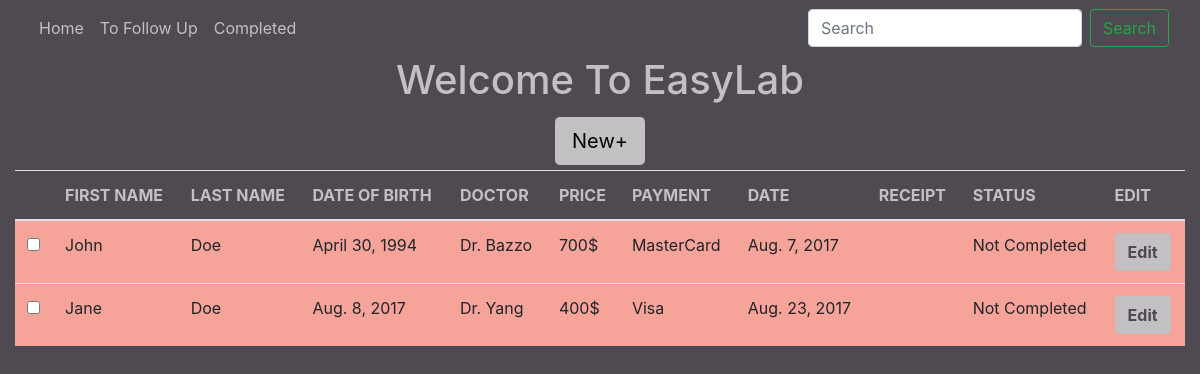
/followup/, run on an earlier commit of the app's database.
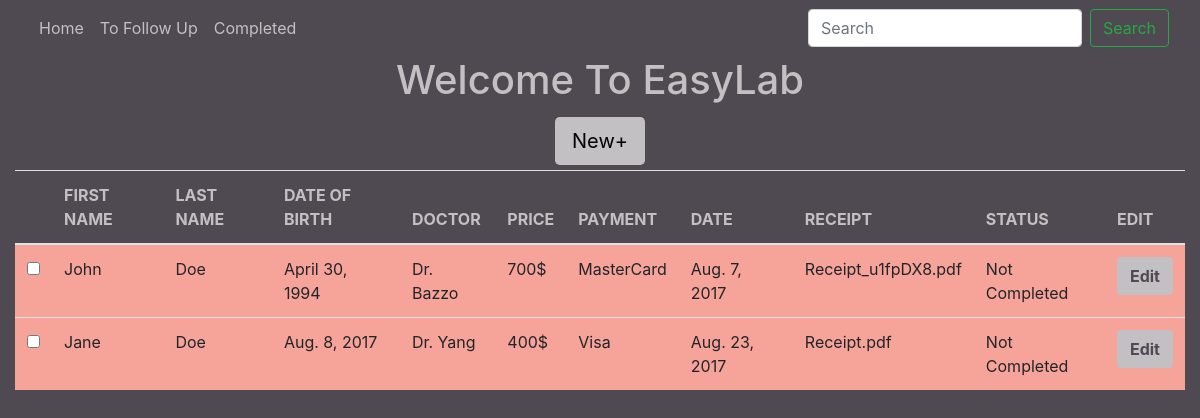
And on a later commit of the database.
### receipts/models.py (models this page shows, shortened)
class Visit (models.Model):
    patient = models.ForeignKey(Patient)
    date = models.DateField()
    price = models.CharField(max_length=10)
    payment_type = models.CharField(max_length=10, blank = True, null = True)
    doctor_name = models.CharField(max_length=30, blank = True, null = True)
    receipt = models.FileField(blank = True, null = True)
    status = models.CharField(max_length=25, default="Not Completed")

class Patient(models.Model):
    first_name = models.CharField(max_length=200)
    last_name = models.CharField(max_length=200)
    dob = models.DateField()
    ramq = models.CharField(max_length = 12)
    email = models.EmailField(max_length=254)
    phone = models.CharField(max_length = 30)

### receipts/views.py (the view)
# urls.py: url(r'^followup/$', follow_up),
def follow_up(request):
    context = {}
    context["TITLE"]="EasyLab"
    context["visitlist"] = Visit.objects.filter(status="Not Completed")
    template = loader.get_template('receipts/followup.html')
    return HttpResponse(template.render(context, request))

### receipts/templates/receipts/followup.html (shortened to what this page needs)
<!DOCTYPE html>
<html>
<head>
  <link rel="stylesheet" href="https://maxcdn.bootstrapcdn.com/bootstrap/4.0.0-beta/css/bootstrap.min.css">
  <link rel="stylesheet" href="https://cdnjs.cloudflare.com/ajax/libs/bootstrap-datepicker/1.7.1/css/bootstrap-datepicker.css" />
</head>
<body>
  <div class="container-fluid">
    <nav class="navbar navbar-expand-lg navbar-light" style="background-color: #4f4951;">
      <div class="collapse navbar-collapse">
        <ul class="navbar-nav mr-auto">
          <li class="nav-item active">
            <a class="nav-link" href="/visits"   style="color: #c2c0c3;">Home <span class="sr-only">(current)</span></a>
          </li>
          <li class="nav-item">
            <a class="nav-link" href="/followup"   style="color: #c2c0c3;">To Follow Up</a>
          </li>
          <li class="nav-item">
            <a class="nav-link" href="/completed"   style="color: #c2c0c3;">Completed</a>
          </li>
        </ul>
        <form class="form-inline my-2 my-lg-0">
          <input class="form-control mr-sm-2" type="text" placeholder="Search" aria-label="Search">
          <button class="btn btn-outline-success my-2 my-sm-0" type="submit">Search</button>
        </form>
      </div>
    </nav>
    <h1 class="h1 text-center" id="grey"> Welcome To EasyLab</h1>
    <div class="text-center">
      <button class="btn btn-lg" data-toggle="modal" data-target="#new-entry" style="background-color: #c2c0c3; margin: 5px;">
        New+
      </button>
    </div>
    <table id="my_table" class="table" >
      <thead>
        <tr>
          <th>&nbsp;</th>
          <th class="th"> FIRST NAME </th>
          <th class="th"> LAST NAME </th>
          <th class="th"> DATE OF BIRTH </th>
          <th class="th"> DOCTOR </th>
          <th class="th"> PRICE </th>
          <th class="th"> PAYMENT </th>
          <th class="th"> DATE </th>
          <th class="th"> RECEIPT </th>
          <th class="th"> STATUS</th>
          <th class="th"> EDIT </th>
        </tr>
      </thead>
      <tbody>
      {% for visit in visitlist %}
          <tr style={% if visit.status == 'Completed'%} 'background-color: #9de5a2' {% else %} 'background-color: #f6a39a'{% endif %}>
            <td><input type="checkbox" />
            <td>{{ visit.patient.first_name }}</td>
            <td>{{ visit.patient.last_name }}</td>
            <td>{{ visit.patient.dob }}</td>
            <td>{{ visit.doctor_name }}</td>
            <td>{{ visit.price }}</td>
            <td>{{ visit.payment_type }}</td>
            <td>{{ visit.date }}</td>
            <td>{{ visit.receipt.name }}</td>
            <td>{{visit.status}}</td>
            <td class="buttons">
                   <a href="#" class="btn  a-btn-slide-text" style="background-color: #c2c0c3; color:#4f4951; ">
                        <span><strong>Edit</strong></span>
                    </a>
            </td>
          </tr>
      {% endfor %}
      </tbody>
    </table>
  </div>
</body>
</html>

What changed in the data, as far as the page shows it:
changed Visit "Dr. Bazzo": receipt.name (not shown) → "Receipt_u1fpDX8.pdf"
changed Visit "Dr. Yang": receipt.name (not shown) → "Receipt.pdf"
